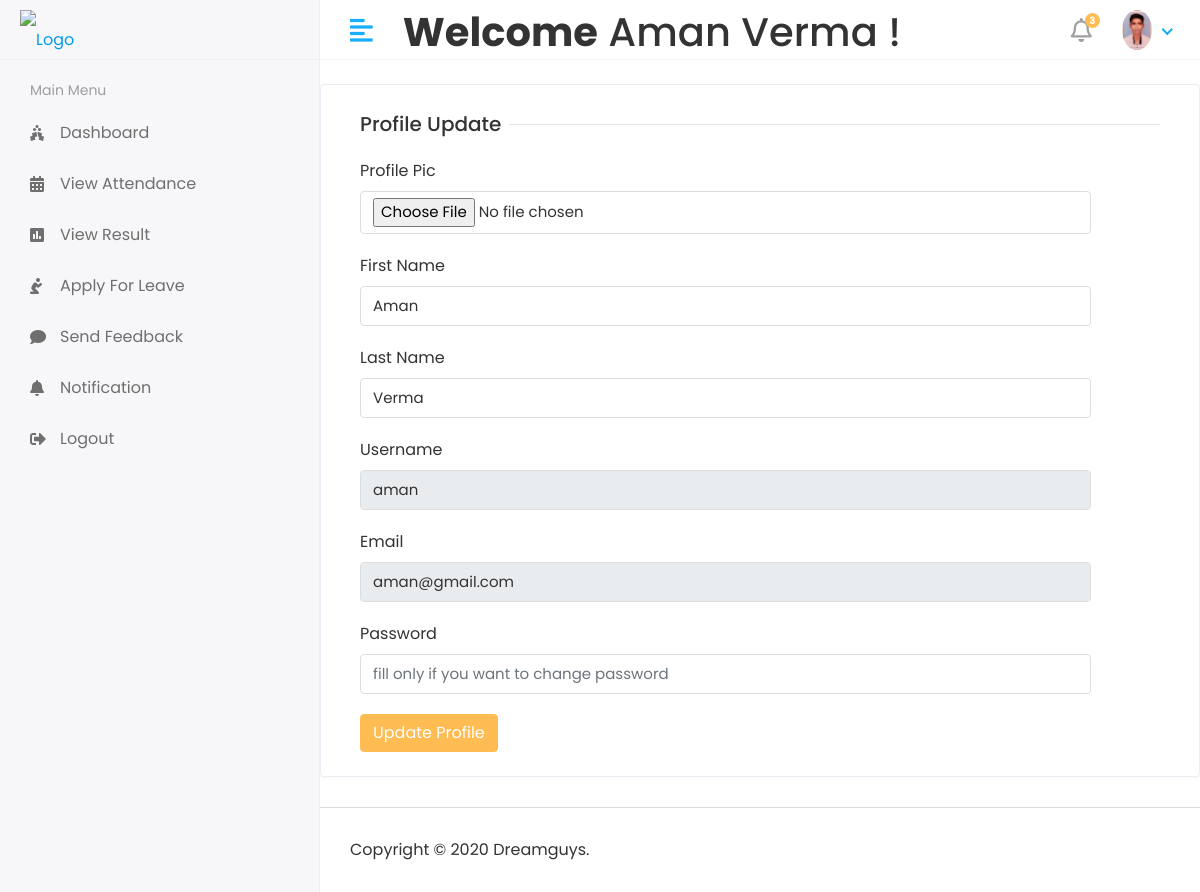
Page /profile (signed in) on the committed database.
### app/models.py (models this page shows)
class CustomUser(AbstractUser):
    USER = (
        ('1','HOD'),
        ('2','STAFF'),
        ('3','STUDENT'),
    )
    user_type = models.CharField(choices=USER,max_length=50,default=1)
    profile_pic = models.ImageField(upload_to='media/profile_pic')

### College_ERP/views.py (the view)
# urls.py: path('profile',views.PROFILE, name='profile'),
@login_required(login_url='/')
def PROFILE(request):
    user = CustomUser.objects.get(id=request.user.id)
    context = {
        "user":user
    }
    return render(request,'profile.html',context)

### templates/profile.html (shortened to what this page needs)
{% extends 'base.html' %}
{% block content %}
<div class="row">
    <div class="col-sm-12">
        <div class="card">
            <div class="card-body">
                <form method="post" action="{% url 'profile_update' %}" enctype="multipart/form-data">
                        <div class="col-12">
                            <h5 class="form-title"><span>Profile Update</span></h5>
                        </div>
                        <div class="col-sm-11">
                            <div class="form-group">
                                <label>Profile Pic</label>
                                <input type="file" class="form-control" name="profile_pic">
                            </div>
                        </div>
                        <div class="col-sm-11">
                            <div class="form-group">
                                <label>First Name</label>
                                <input type="text" class="form-control" name="first_name" value="{{user.first_name}}">
                            </div>
                        </div>
                        <div class="col-sm-11">
                            <div class="form-group">
                                <label>Last Name</label>
                                <input type="text" class="form-control" name="last_name" value="{{user.last_name}}">
                            </div>
                        </div>
                        <div class="col-sm-11">
                            <div class="form-group">
                                <label>Username</label>
                                <input type="text" class="form-control" readonly name="username" value="{{user.username}}">
                            </div>
                        </div>
                        <div class="col-sm-11">
                            <div class="form-group">
                                <label>Email</label>
                                <input type="text" class="form-control" readonly name="email" value="{{user.email}}">
                            </div>
                        </div>
                        <div class="col-sm-11">
                            <div class="form-group">
                                <label>Password</label>
                                <input type="password" class="form-control" placeholder="fill only if you want to change password" name="password">
                            </div>
                        </div>
                        <div class="col-12">
                            <button type="submit" class="btn btn-primary">Update Profile</button>
                        </div>
                </form>
            </div>
        </div>
    </div>
</div>
{% endblock %}

### templates/includes/header.html (shortened to what this page needs)
{% load static %}
<div class="header">
    <div class="header-left">
        <a href="index.html" class="logo">
            <img src="{% static 'assets/img/logo.png' %}" alt="Logo">
        </a>
    </div>
    <a href="javascript:void(0);" id="toggle_btn">
        <i class="fas fa-align-left"></i>
    </a>
    <div class="top-nav-search mt-2">
        <h1><strong>Welcome</strong>&nbsp<span>{{ user.first_name }} {{ user.last_name }}</span>&nbsp!</h1>
    </div>
    <ul class="nav user-menu">
        <li class="nav-item dropdown noti-dropdown">
            <a href="#" class="dropdown-toggle nav-link" data-toggle="dropdown">
                <i class="far fa-bell"></i> <span class="badge badge-pill">3</span>
            </a>
        </li>
        <li class="nav-item dropdown has-arrow">
            <a href="#" class="dropdown-toggle nav-link" data-toggle="dropdown">
                <span class="user-img"><img class="rounded-circle"
                        src="/{{user.profile_pic}}" width="30" height="40" alt="Ryan Taylor"></span>
            </a>
        </li>
    </ul>
</div>

### static/assets/css/style.css (style rules this page uses)
html { height: 100%; }
body { background-color: #fff; color: #333; font-family: 'Poppins', sans-serif; font-size: 1rem; height: 100%; line-height: 1.5; overflow-x: hidden; }
h1, h2, h3, h4, h5, h6 { font-family: 'Poppins', sans-serif; margin-top: 0; }
.form-control { border: 1px solid #ddd; box-shadow: none; color: #333; font-size: 15px; height: 40px; }
a { color: #009ce7; }
input, button, a { transition: all 0.4s ease; -moz-transition: all 0.4s ease; -o-transition: all 0.4s ease; -ms-transition: all 0.4s ease; -webkit-transition: all 0.4s ease; }
input, input:focus, button, button:focus { outline: none; }
input[type="file"] { height: auto; min-height: calc(1.5em + .75rem + 2px); }
input[type=text], input[type=password] { -webkit-appearance: none; -moz-appearance: none; appearance: none; }
.form-group { margin-bottom: 1.25rem; }
ul, ol { padding: 0px; list-style: none; }
.btn-primary { background-color: #FFBC53; border: 1px solid #FFBC53; }
.card { border: 1px solid #ececf5; box-shadow: 0 1px 3px 0 rgba(0, 0, 0, 0.03); margin-bottom: 1.875rem; }
.card-body { padding: 1.5rem; }
.header { background-color: #fff; border-bottom: 1px solid #f3f3f4; left: 0; position: fixed; right: 0; top: 0; z-index: 1001; height: 60px; }
.header .header-left { float: left; height: 60px; padding: 0 20px; position: relative; width: 320px; z-index: 1; transition: all 0.2s ease-in-out; background-color: #f7f7fa; border-bottom: 1px solid #efefef; border-right: 1px solid #ececf5; display: flex; align-items: center; }
.header .header-left .logo { display: inline-block; line-height: 60px; }
.header .header-left .logo img { max-height: 40px; width: auto; }
.header .dropdown-toggle:after { display: none; }
.header .has-arrow .dropdown-toggle:after { border-top: 0; border-left: 0; border-bottom: 2px solid #18aefa; border-right: 2px solid #18aefa; content: ''; height: 8px; display: inline-block; pointer-events: none; -webkit-transform-origin: 66% 66%; -ms-transform-origin: 66% 66%; transform-origin: 66% 66%; -webkit-transform: rotate(45deg); -ms-transform: rotate(45deg); transform: rotate(45deg); -webkit-transition: all 0.15s ease-in-out; transition: all 0.15s ease-in-out; width: 8px; vertical-align: 0px; }
.user-menu { float: right; margin: 0; position: relative; z-index: 99; padding-right: 15px; }
.user-menu.nav > li > a { color: #a0a0a0; font-size: 14px; line-height: 58px; padding: 0 15px; height: 60px; }
.user-img { margin-right: 3px; position: relative; }
.top-nav-search { float: left; margin-left: 15px; }
.user-menu.nav > li > a .badge { background-color: #FFBC53; display: block; font-size: 10px; font-weight: bold; height: 15px; width: 15px; position: absolute; right: 7px; top: 13px; color: #fff; padding: 3px; }
.user-menu.nav > li > a > i { font-size: 1.5rem; line-height: 60px; }
.form-title { width: 100%; max-width: 100%; padding: 0; font-size: 1.25rem; font-weight: 500; line-height: inherit; color: #333; white-space: normal; position: relative; display: block; margin-bottom: 20px; }
.form-title:before { content: ""; position: absolute; left: 0px; right: 0px; height: 1px; top: 50%; background-color: rgba(0, 0, 0, 0.1); }
.form-title span { padding: 0px 0.5rem 0 0; background-color: #fff; display: inline-block; z-index: 2; position: relative; }
@media (min-width: 992px) { #toggle_btn { align-items: center; color: #18aefa; display: inline-flex; float: left; font-size: 26px; height: 60px; justify-content: center; margin-left: 15px; padding: 0 15px; } }

### rows in the picture
CustomUser: first_name "Aman", last_name "Verma", profile_pic (picture), username "aman", email "aman@gmail.com"
